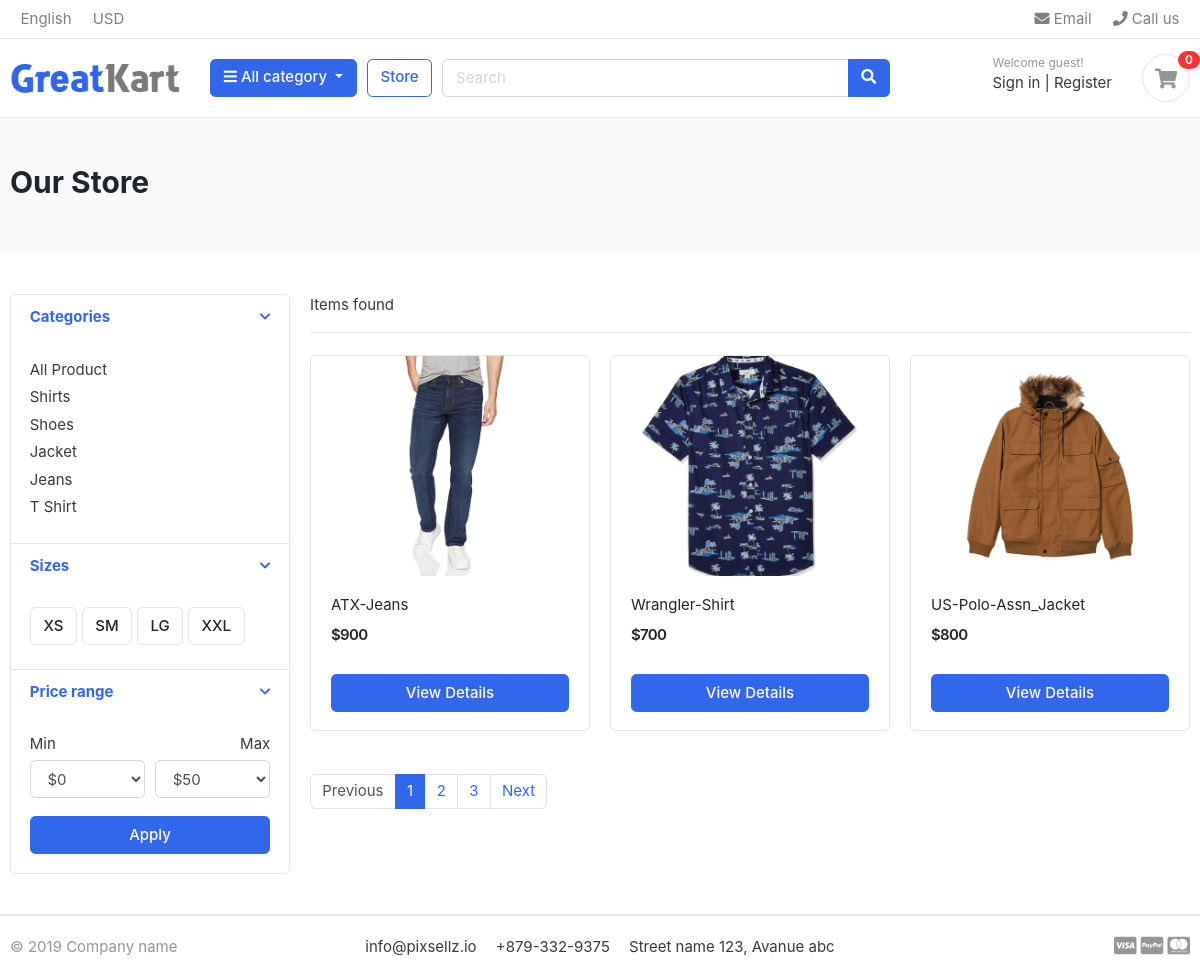
/store/, run on the app's committed database.
### category/models.py (models this page shows, shortened)
class Category(models.Model):
    category_name = models.CharField(max_length=100, unique=True)
    slug = models.SlugField(max_length=100, unique=True)
    description = models.TextField(blank=True, max_length=255, null=True)
    cat_image = models.ImageField(upload_to="photos/categories", blank=True, null=True)
    class Meta:
        verbose_name = "Category"
        verbose_name_plural = "Categories"
    def get_url(self):
        return reverse("products_by_category", args=[self.slug])

### store/models.py (models this page shows, shortened)
class Product(models.Model):
    product_name = models.CharField(max_length=100, unique=True)
    slug = models.SlugField(max_length=100, unique=True)
    description = models.TextField(blank=True, max_length=255, null=True)
    price = models.IntegerField()
    stock = models.IntegerField(default=0)
    product_image = models.ImageField(
        upload_to="photos/products", blank=True, null=True
    )
    is_available = models.BooleanField(default=True)
    category = models.ForeignKey(
        Category, on_delete=models.CASCADE, related_name="products"
    )
    created_date = models.DateTimeField(auto_now_add=True)
    modified_date = models.DateTimeField(auto_now=True)
    class Meta:
        verbose_name = "Product"
        verbose_name_plural = "Products"
    def get_url(self):
        return reverse("product_detail", args=[self.category.slug, self.slug])

### store/views.py (the view)
# urls.py: path("store/", include("store.urls")),
def store(request, category_slug=None):
    categories = None
    products = None
    if category_slug != None:
        categories = get_object_or_404(Category, slug=category_slug)
        products = Product.objects.filter(category=categories, is_available=True)
        paginator = Paginator(products, 1)  # Show 6 products per page
        page = request.GET.get("page")
        paged_products = paginator.get_page(page)
        produc_count = products.count()
    else:
        categories = Category.objects.all().filter()
        products = Product.objects.all().filter(is_available=True).order_by("id")
        paginator = Paginator(products, 3)  # Show 6 products per page
        page = request.GET.get("page")
        paged_products = paginator.get_page(page)
        produc_count = products.count()
    context = {
        "categories": categories,
        "products": paged_products,
        "produc_count": produc_count,
    }
    return render(request, "store/store.html", context)

### cart/context_processors.py (called while the page is built)
def counter(request):
    if "admin" in request.path:
        return {}
    cart_count = 0
    try:
        cart = Cart.objects.filter(cart_id=_cart_id(request))
        cart_items = CartItem.objects.all().filter(cart=cart[:1], is_active=True)
        for cart_item in cart_items:
            cart_count += cart_item.quantity
    except Cart.DoesNotExist:
        cart_count = 0
    return dict(cart_count=cart_count)

### cart/views.py (called while the page is built)
def _cart_id(request):
    cart = request.session.session_key
    if not cart:
        cart = request.session.create()
    return cart

### category/context_processors.py (called while the page is built)
def menu_links(request):
    links = Category.objects.all()
    return {"links": links}

### templates/store/store.html (shortened to what this page needs)
{% extends 'base.html' %} {% load static %} {% block content%}
<section class="section-pagetop bg">
  <div class="container">
    {% if 'search' in request.path%}
    <h2 class="title-page">Search Results for {{ request.GET.keyword }}</h2>
    {% else %}
    <h2 class="title-page">Our Store</h2>
    {% endif %}
  </div>
</section>
<section class="section-content padding-y">
  <div class="container">
    <div class="row">
      <aside class="col-md-3">
        <div class="card">
          <article class="filter-group">
            <header class="card-header">
              <a
                href="#"
                data-toggle="collapse"
                data-target="#collapse_1"
                aria-expanded="true"
                class=""
              >
                <i class="icon-control fa fa-chevron-down"></i>
                <h6 class="title">Categories</h6>
              </a>
            </header>
            <div class="filter-content collapse show" id="collapse_1">
              <div class="card-body">
                <ul class="list-menu">
                  <li>
                    <a href="{% url 'store' %}">All Product</a>
                  </li>
                  {% for category in links %}
                  <li>
                    <a href="{{category.get_url}}"
                      >{{ category.category_name }}</a
                    >
                  </li>
                  {% endfor %}
                </ul>
              </div>
            </div>
          </article>
          <article class="filter-group">
            <header class="card-header">
              <a
                href="#"
                data-toggle="collapse"
                data-target="#collapse_4"
                aria-expanded="true"
                class=""
              >
                <i class="icon-control fa fa-chevron-down"></i>
                <h6 class="title">Sizes</h6>
              </a>
            </header>
            <div class="filter-content collapse show" id="collapse_4" style="">
              <div class="card-body">
                <label class="checkbox-btn">
                  <span class="btn btn-light"> XS </span>
                </label>
                <label class="checkbox-btn">
                  <span class="btn btn-light"> SM </span>
                </label>
                <label class="checkbox-btn">
                  <span class="btn btn-light"> LG </span>
                </label>
                <label class="checkbox-btn">
                  <span class="btn btn-light"> XXL </span>
                </label>
              </div>
            </div>
          </article>
          <article class="filter-group">
            <header class="card-header">
              <a
                href="#"
                data-toggle="collapse"
                data-target="#collapse_3"
                aria-expanded="true"
                class=""
              >
                <i class="icon-control fa fa-chevron-down"></i>
                <h6 class="title">Price range</h6>
              </a>
            </header>
            <div class="filter-content collapse show" id="collapse_3" style="">
              <div class="card-body">
                <div class="form-row">
                  <div class="form-group col-md-6">
                    <label>Min</label>
                    <select class="mr-2 form-control">
                      <option value="0">$0</option>
                    </select>
                  </div>
                  <div class="form-group text-right col-md-6">
                    <label>Max</label>
                    <select class="mr-2 form-control">
                      <option value="50">$50</option>
                    </select>
                  </div>
                </div>
                <button class="btn btn-block btn-primary">Apply</button>
              </div>
            </div>
          </article>
        </div>
      </aside>
      <main class="col-md-9">
        {% if not products %}
        {%if  'search' in request.path %}
         <div class="alert alert-warning" role="alert">
          No Result found for {{ request.GET.keyword }} please try again later .
        </div>
        {% else %}
        <div class="alert alert-warning" role="alert">
          No Result found please try again later .
        </div>
        {% endif %}
        {% else %}
        <header class="border-bottom mb-4 pb-3">
          <div class="form-inline">
            <span class="mr-md-auto">{{products.count}} Items found </span>
          </div>
        </header>
        <div class="row">
          {% for product in products %}
          <div class="col-md-4">
            <figure class="card card-product-grid">
              <div class="img-wrap">
                <img src="{{product.product_image.url}}" />
              </div>
              <figcaption class="info-wrap">
                <div class="fix-height">
                  <a href="{{product.get_url}}" class="title"
                    >{{product.product_name}}</a
                  >
                  <div class="price-wrap mt-2">
                    <span class="price">${{product.price}}</span>
                  </div>
                </div>
                <a href="{{product.get_url}}" class="btn btn-block btn-primary"
                  >View Details</a
                >
              </figcaption>
            </figure>
          </div>
          {% endfor %}
        </div>
     {% if products.has_other_pages %}
  <nav class="mt-4" aria-label="Page navigation">
    <ul class="pagination">
      {% if products.has_previous %}
        <li class="page-item">
          <a class="page-link" href="?page={{ products.previous_page_number }}">Previous</a>
        </li>
      {% else %}
        <li class="page-item disabled">
          <span class="page-link">Previous</span>
        </li>
      {% endif %}
      {% for num in products.paginator.page_range %}
        {% if products.number == num %}
          <li class="page-item active">
            <span class="page-link">{{ num }}</span>
          </li>
        {% else %}
          <li class="page-item">
            <a class="page-link" href="?page={{ num }}">{{ num }}</a>
          </li>
        {% endif %}
      {% endfor %}
      {% if products.has_next %}
        <li class="page-item">
          <a class="page-link" href="?page={{ products.next_page_number }}">Next</a>
        </li>
      {% else %}
        <li class="page-item disabled">
          <span class="page-link">Next</span>
        </li>
      {% endif %}
    </ul>
  </nav>
{% endif %}
        {% endif %}
      </main>
    </div>
  </div>
</section>
{% endblock %}

### static/css/ui.css (style rules this page uses)
html { font-family: "Inter", sans-serif; font-size: 15px; }
.img-wrap { text-align: center; display: block; }
.img-wrap img { max-width: 100%; }
.price-wrap { letter-spacing: -0.7px; }
.padding-y { padding-top: 40px; padding-bottom: 40px; }
figure { margin-bottom: 0; }
article:after, .form-group:after { display: block; clear: both; content: ""; }
.bg { background-color: #f8f9fa; }
.title-page { color: #212529; }
.btn-light { background-color: #fff; border-color: #e4e4e4; }
[class*=list-] li:after { visibility: hidden; display: block; content: ""; overflow: hidden; height: 0; clear: both; }
.list-menu { list-style: none; margin: 0; padding-left: 0; }
.list-menu li { margin-bottom: 5px; }
.list-menu a { color: #343a40; }
[class*=card-product] a.title { color: #212529; display: block; }
[class*=card-product] .img-wrap { overflow: hidden; position: relative; }
[class*=card-product] .img-wrap img { height: 100%; max-width: 100%; width: auto; display: inline-block; -o-object-fit: cover; object-fit: cover; }
.card-product-grid { margin-bottom: 20px; }
.card-product-grid .img-wrap { border-radius: 0.2rem 0.2rem 0 0; height: 220px; }
.card-product-grid .info-wrap { overflow: hidden; padding: 18px 20px; }
.card-product-grid .fix-height { height: 80px; overflow: hidden; }
.card .img-wrap { overflow: hidden; }
.price { font-weight: 600; color: #212529; }
.icon-control { margin-top: 5px; float: right; font-size: 80%; }
.card-header .title { margin-bottom: 0; line-height: 1.5; }
.filter-group { border-bottom: 1px solid #e4e4e4; }
.filter-group .card-header { border-bottom: 0; }
.filter-group:last-child { border-bottom: 0; }
.checkbox-btn { position: relative; }
.section-pagetop { padding: 45px 0; }

### data on the page
Category: category_name "Shirts"
Category: category_name "Shoes"
Category: category_name "Jacket"
Category: category_name "Jeans"
Category: category_name "T Shirt"
Product: product_image (picture), product_name "ATX-Jeans", price "900"
Product: product_image (picture), product_name "Wrangler-Shirt", price "700"
Product: product_image (picture), product_name "US-Polo-Assn_Jacket", price "800"

### other printed values
{{ cart_count }} "0"
{{ num }} "1"
{{ num }} "2" "3"
